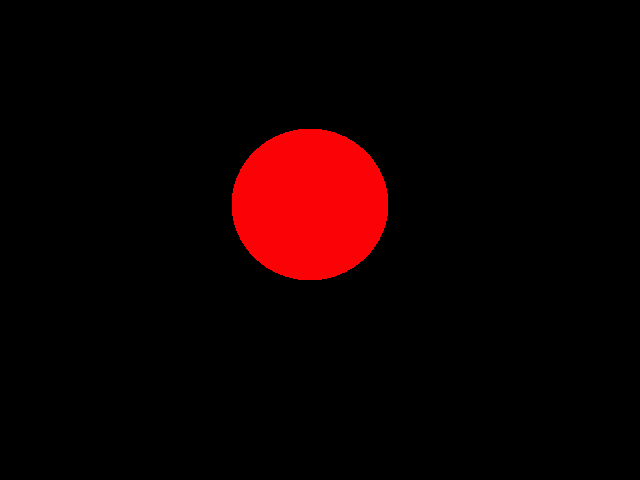
#> input picture Testing examples/1_circle.png, 640 x 480 px, found by its file name
$ python object_detection.py   (older library calls are emulated)
#> lines starting #> are read from the running program, lines starting #| are printed output that depends on the picture; after the words box and inside, x2 and y2 are one past the last pixel; in counts of white or black regions, pixels touching at a corner belong together
import sys
import os
import cv2
import numpy as np
import colorsys
import math
import scipy.ndimage


# Step 1 - converting bgr to rgb to hsl
def convertBGRtoHSL(image):


    R = image[:,:,2]
    G = image[:,:,1]
    B = image[:,:,0]

    rgb = np.stack([R, G, B], axis = 2)

    R_dash = rgb[:, :, 0] / 255.0
    G_dash = rgb[:, :, 1] / 255.0
    B_dash = rgb[:, :, 2] / 255.0


    c_max = np.maximum(np.maximum(R_dash, G_dash), B_dash)
    c_min = np.minimum(np.minimum(R_dash, G_dash), B_dash)

    L = (c_max + c_min) / 2


    return L


# Step 2 - otsu's threshold method
def otsu(image):


    image = cv2.threshold(image, 0.0, 255.0, cv2.THRESH_BINARY, cv2.THRESH_OTSU)[1]

    return image


# Step 3 - filling the holes in a binary image
def fill(img):

    img_output = scipy.ndimage.binary_fill_holes(img).astype(float)

    return img_output


# Step 4 - Median filtering to remove noise from the image
def filter(img):

    img_shape = img.shape

    img_output = img

    for i in range(img_shape[0] - 2):

        for j in range(img_shape[0] - 2):

            window = []

            for k  in range(i - 2, i + 3):

                for l in range(j - 2, j + 3):

                    window.append(img[k][l])
            window.sort()

            img_output[i][j] = window[12]

    return img_output


# Step 5 - Sobel operator for edge detection
def sobel_operator(img):

    dx = cv2.Sobel(img, cv2.CV_64F, 1, 0, ksize=5)
    dy = cv2.Sobel(img, cv2.CV_64F, 0, 1, ksize=5)

    img_output = np.hypot(dx, dy)

    return img_output


# Step 6 - Image thinning
def thinning(img):


    thin = np.ones((3, 3), np.float64)

    eroded = cv2.erode(img, thin, iterations = 1)

    return eroded


def detection(img):


    resized = np.resize(img, 300)
    ratio = img.shape[0] / float(resized.shape[0])

    # step 1
    L = convertBGRtoHSL(img)


    # step 2
    O = otsu(L)


    # step 3
    filled_image = fill(O)


    # step 4
    image_after_filtering = filter(filled_image)


    # step 5
    sobel_image = sobel_operator(image_after_filtering)


    # step 6
    thinned_image = thinning(sobel_image)

    # step 7


    arr = np.uint8(image_after_filtering)

    _, contours, _ = cv2.findContours(arr, cv2.RETR_TREE, cv2.CHAIN_APPROX_SIMPLE)

    cnt = contours[0]

    shape = ""

    M = cv2.moments(cnt)

    if M["m00"] != 0:

        cx = int((M["m10"] / M["m00"]) * ratio)
        cy = int((M["m01"] / M["m00"]) * ratio)

        perimeter = cv2.arcLength(cnt, True)
        area = cv2.contourArea(cnt)


        # [29 lines of commented-out code are left out]

        compactness = (perimeter ** 2) / area

        if(compactness <= 14):
            shape = "Circle"
        elif(compactness >=15 and compactness <= 19):
            shape = "Quadrilateral"

        elif(compactness >= 20 and compactness <= 40):
            shape = "Triangle"


        cv2.drawContours(img, [cnt], 0, (0,255,0), 3)

        cv2.putText(img, shape, (cx, cy), cv2.FONT_HERSHEY_SIMPLEX, 0.5, (255, 255, 255), 2)


    cv2.imwrite("circle_result.png", img)


img = cv2.imread('1_circle.png')
#> img is the input picture: shape (480, 640, 3); mean B, G, R 0.4, 0.1, 15.2

img_result = detection(img)
#> in detection, `resized = np.resize(img, 300)`: resized = 300 values from 0 to 0
#> in convertBGRtoHSL, `R = image[:,:,2]`:
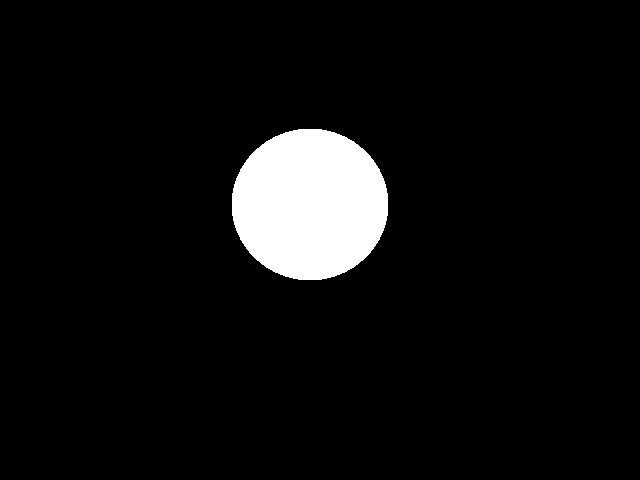
#> R: shape (480, 640); values 0 (black) and 251 (white), 6.1% white; 1 white region, box (x1, y1, x2, y2) and area: (232, 129, 388, 280) 18640
#> after the loop in filter, `for i in range(img_shape[0] - 2):`: img_output: shape (480, 640) float64; values 0 (black) and 1 (white), 6.1% white; 1 white region, box (x1, y1, x2, y2) and area: (232, 129, 388, 280) 18636
#> in sobel_operator, `dx = cv2.Sobel(img, cv2.CV_64F, 1, 0, ksize=5)`:
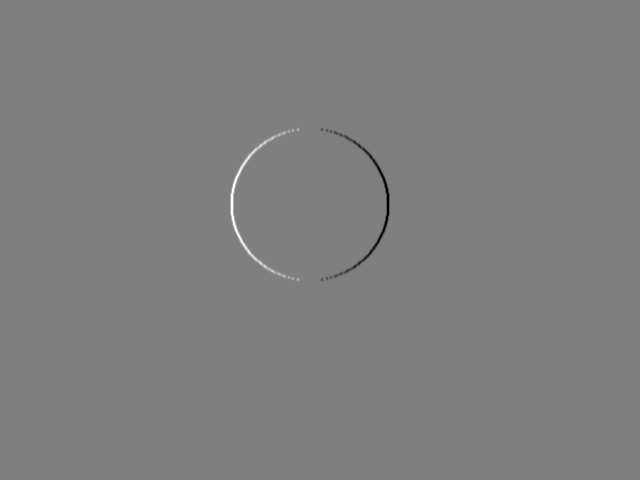
#> dx: shape (480, 640) float64; min -48, max 48, mean 0; drawn with min black and max white
#> in sobel_operator, `img_output = np.hypot(dx, dy)`:
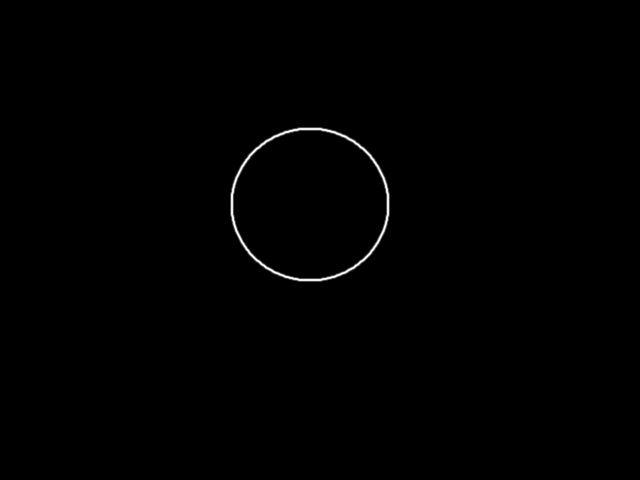
#> img_output: shape (480, 640) float64; min 0, max 51.26, mean 0.2; drawn with min black and max white
#> in detection, `arr = np.uint8(image_after_filtering)`: arr: shape (480, 640); values 0 (black) and 1 (white), 6.1% white; 1 white region
#> in detection, `_, contours, _ = cv2.findContours(arr, cv2.RETR_TREE, cv2.CHAIN_APPROX..`: contours = 1 contour; box (x1, y1, x2, y2) and area: (232, 129, 388, 280) 18418
#> in detection, `cnt = contours[0]`: cnt = contour of 216 points, box (x1, y1, x2, y2) (232, 129, 388, 280), area 18418
#> in detection, `M = cv2.moments(cnt)`: M = moments, m00 18418, centre m10/m00, m01/m00 = (309.5, 204)
#> in detection, `cx = int((M["m10"] / M["m00"]) * ratio)`: cx = 495
#> in detection, `cy = int((M["m01"] / M["m00"]) * ratio)`: cy = 326
#> in detection, `perimeter = cv2.arcLength(cnt, True)`: perimeter = 506.9
#> in detection, `area = cv2.contourArea(cnt)`: area = 18418
#> in detection, `compactness = (perimeter ** 2) / area`: compactness = 13.95
#> in detection, `cv2.putText(img, shape, (cx, cy), cv2.FONT_HERSHEY_SIMPLEX, 0.5, (255,..`:
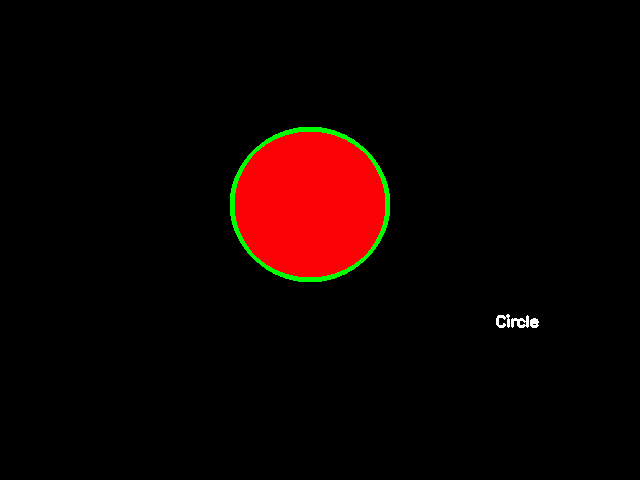
#> img: shape (480, 640, 3); mean B, G, R 0.7, 2.2, 14.4

$ run again, with Testing examples/rectangle.png copied over Testing examples/1_circle.png
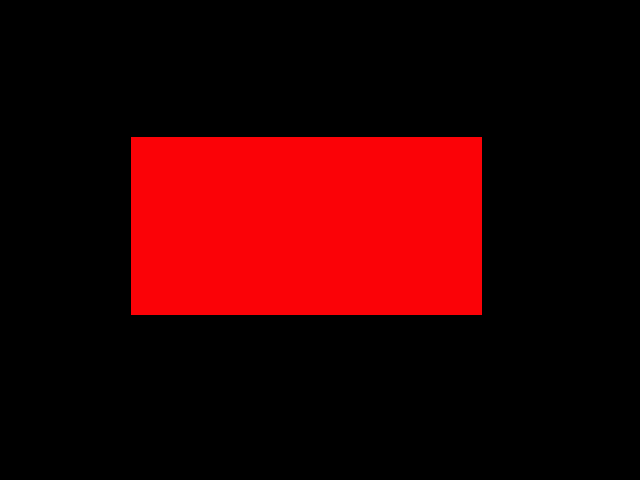
#> input picture Testing examples/rectangle.png, 640 x 480 px, found by its file name
#> img is the input picture: shape (480, 640, 3); mean B, G, R 1.4, 0.4, 51
#> resized = 300 values from 0 to 0
#> in convertBGRtoHSL, `R = image[:,:,2]`:
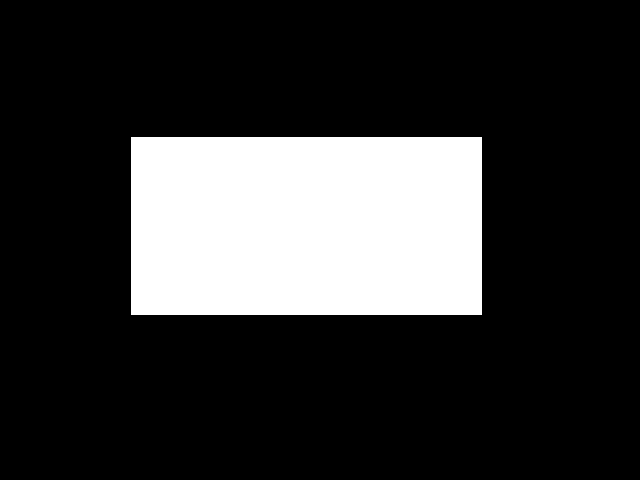
#> R: shape (480, 640); values 0 (black) and 251 (white), 20.3% white; 1 white region, box (x1, y1, x2, y2) and area: (131, 137, 482, 315) 62478
#> arr: shape (480, 640); values 0 (black) and 1 (white), 20.3% white; 1 white region
#> contours = 1 contour; box (x1, y1, x2, y2) and area: (131, 137, 482, 315) 61944
#> cnt = contour of 10 points, box (x1, y1, x2, y2) (131, 137, 482, 315), area 61944
#> M = moments, m00 61944, centre m10/m00, m01/m00 = (306, 225.5)
#> cx = 489
#> cy = 360
#> perimeter = 1051.7
#> area = 61944
#> compactness = 17.85
#> in detection, `cv2.putText(img, shape, (cx, cy), cv2.FONT_HERSHEY_SIMPLEX, 0.5, (255,..`:
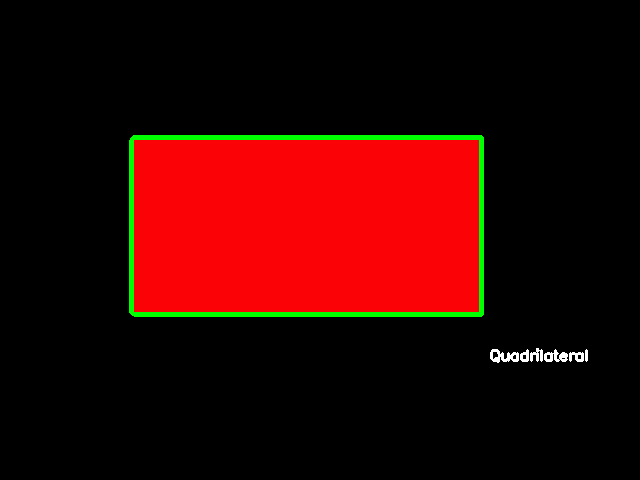
#> img: shape (480, 640, 3); mean B, G, R 2, 5.3, 49.1

$ run again, with Testing examples/square.png copied over Testing examples/1_circle.png
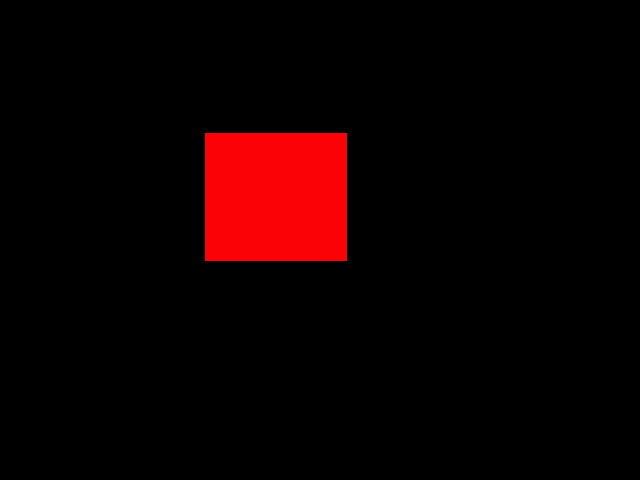
#> input picture Testing examples/square.png, 640 x 480 px, found by its file name
#> img is the input picture: shape (480, 640, 3); mean B, G, R 0.4, 0.1, 14.9
#> resized = 300 values from 0 to 0
#> in convertBGRtoHSL, `R = image[:,:,2]`:
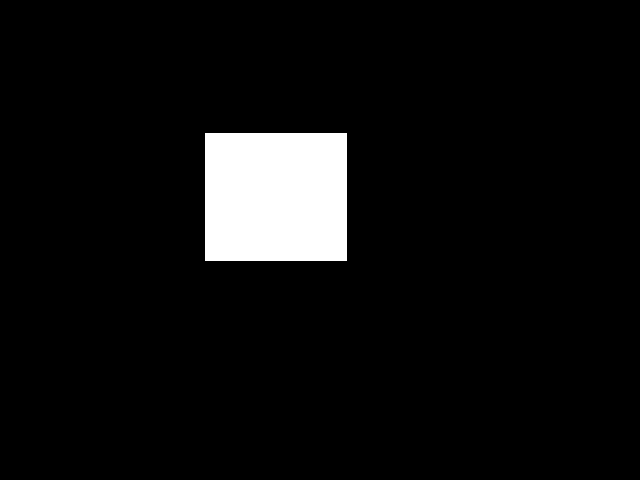
#> R: shape (480, 640); values 0 (black) and 251 (white), 5.9% white; 1 white region, box (x1, y1, x2, y2) and area: (205, 133, 347, 261) 18176
#> arr: shape (480, 640); values 0 (black) and 1 (white), 5.9% white; 1 white region
#> contours = 1 contour; box (x1, y1, x2, y2) and area: (205, 133, 347, 261) 17896
#> cnt = contour of 14 points, box (x1, y1, x2, y2) (205, 133, 347, 261), area 17896
#> M = moments, m00 17896, centre m10/m00, m01/m00 = (275.5, 196.5)
#> cx = 440
#> cy = 314
#> perimeter = 531.3
#> area = 17896
#> compactness = 15.77
#> in detection, `cv2.putText(img, shape, (cx, cy), cv2.FONT_HERSHEY_SIMPLEX, 0.5, (255,..`:
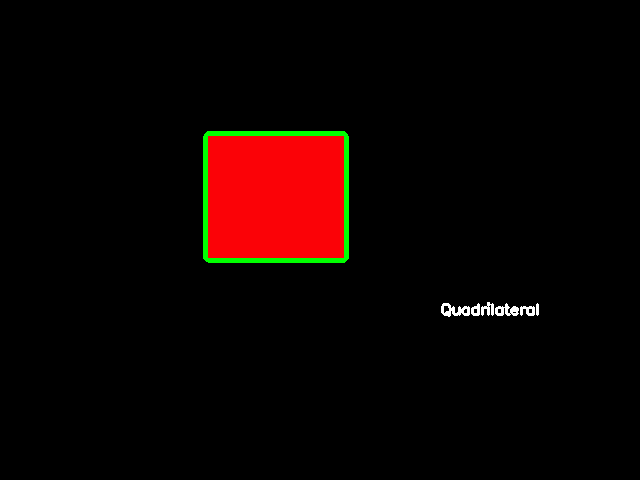
#> img: shape (480, 640, 3); mean B, G, R 1, 2.9, 14.2
